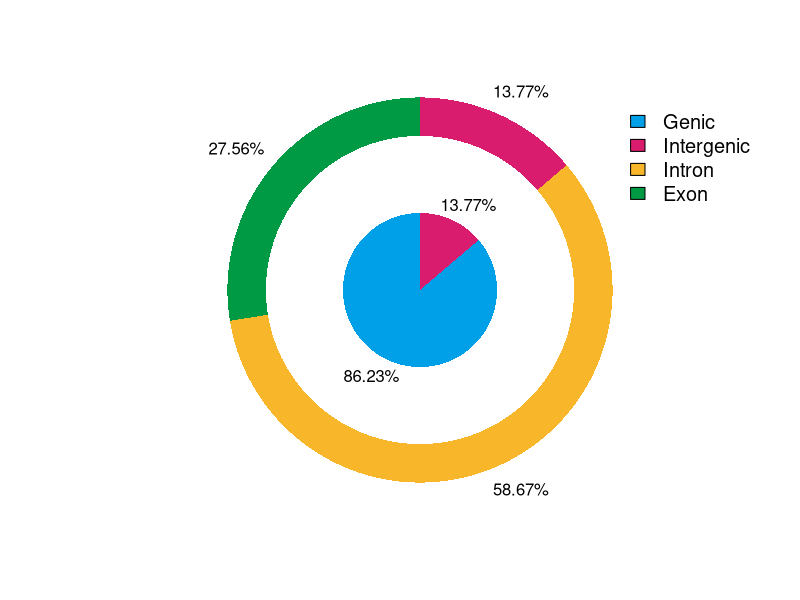
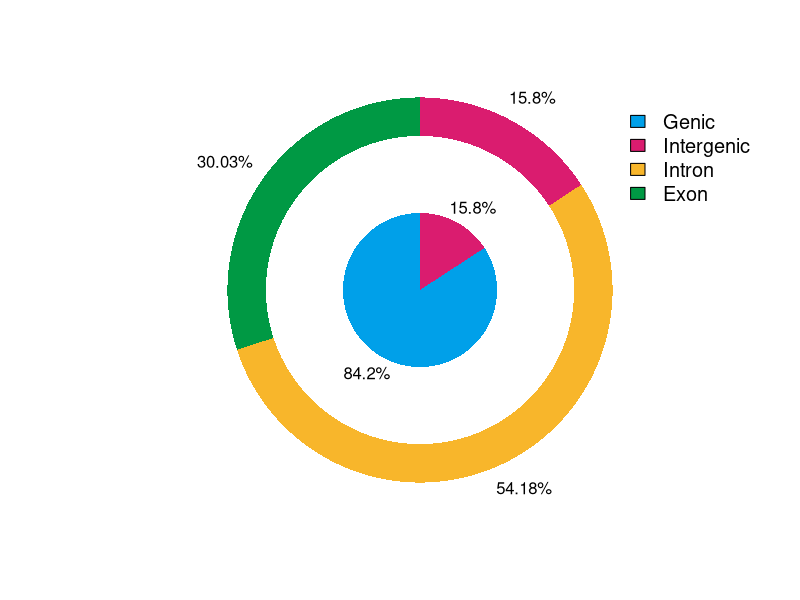
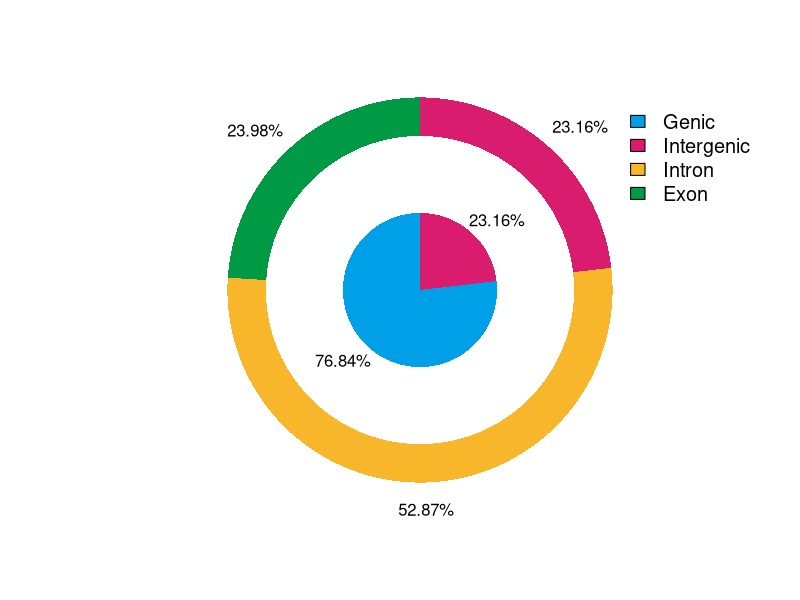
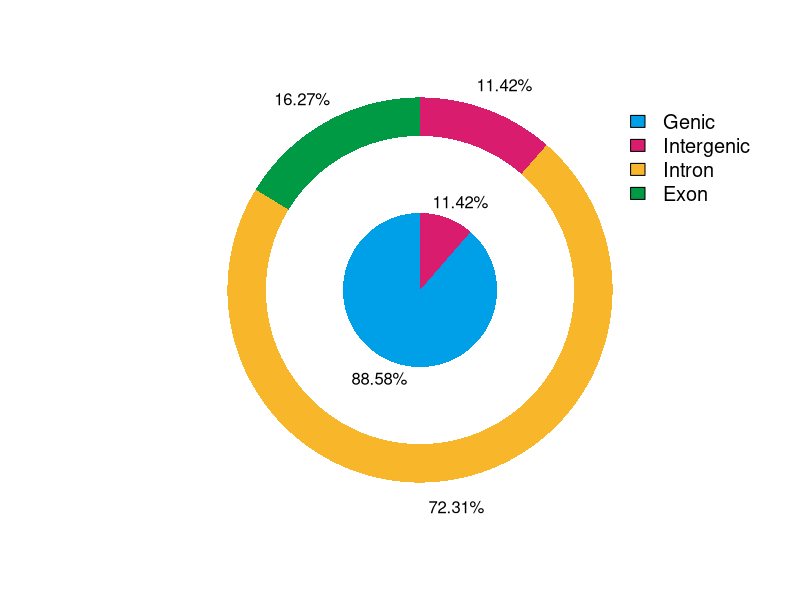
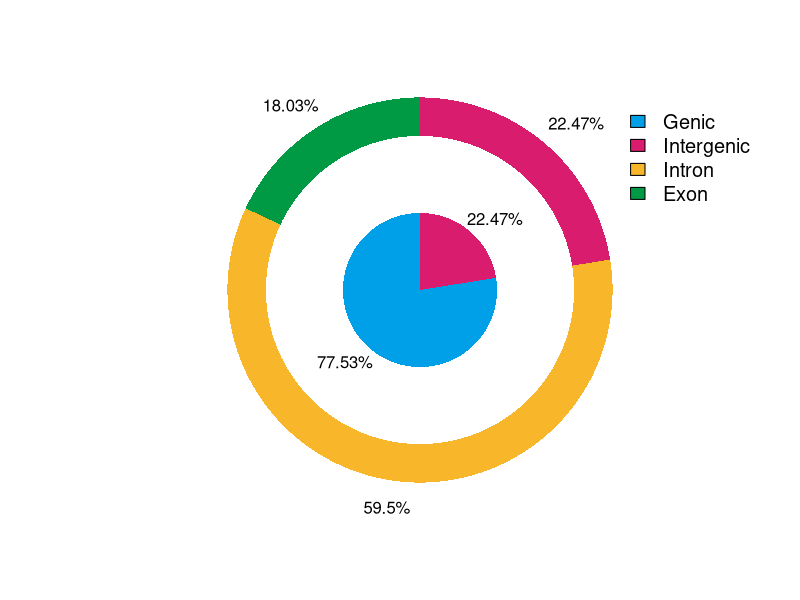
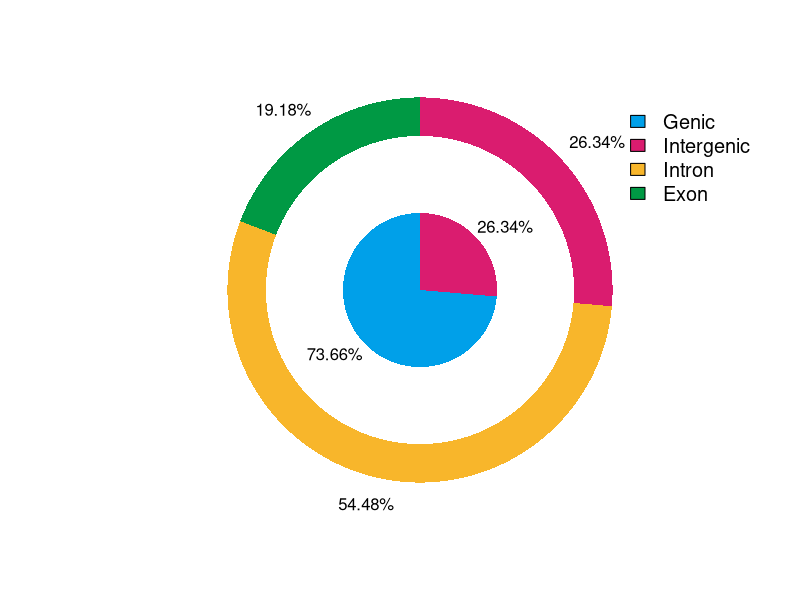
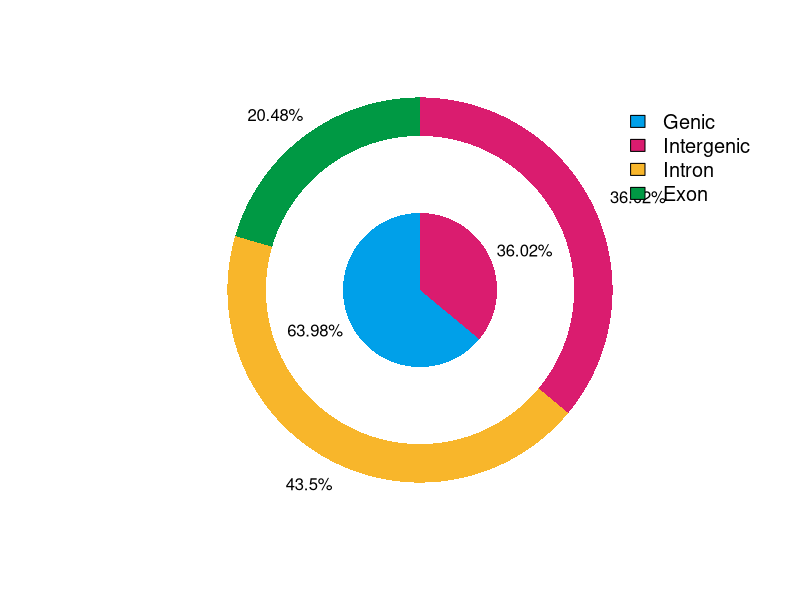
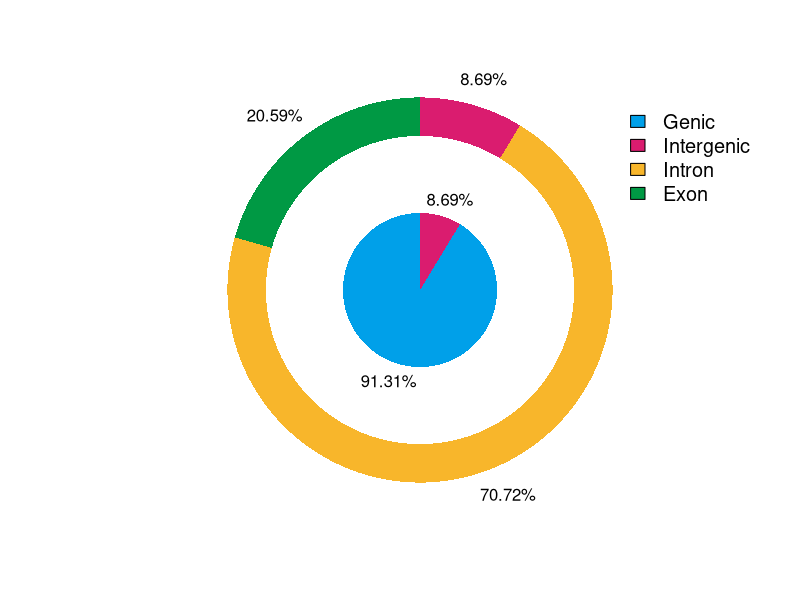

Reproduce these figures in R, in order.
setwd("E:\\zhangyan\\figure1")
library(plotrix)
pieplot <- function(r=0.2,total=4305181,Exon=1186517,Intron=2525812) {
    Genic <- Exon+Intron
    Intergenic <- total-Genic
    cols <- c(NO='white',Genic='#00a0e9',Intergenic='#da1c6f',Intron='#f8b62b',Exon='#009944')
    pie(1, radius=r, init.angle=90, col="white", border=NA, labels='')
    
    nn = floating.pie(0,0, c(Exon,Intron,Intergenic),radius=5*r,startpos=pi/2,col=cols[c("Exon", "Intron",'Intergenic')],border=NA)
    id = paste(c(round(Exon/total*100,2),round(Intron/total*100,2),round(Intergenic/total*100,2)),"%",sep="")
    pie.labels(0,0,nn,id,radius=4*r+0.005,minangle=0.2,explode=c(0.3,0.3,0.3),border=NA)

    floating.pie(0,0, c(Intron),radius=4*r,startpos=pi/2,col=cols[c("NO")],border=NA)
    floating.pie(0,0, c(Intron),radius=3*r,startpos=pi/2,col=cols[c("NO")],border=NA)
    
    nn = floating.pie(0, 0, c(Genic, Intergenic),radius=2*r,startpos=pi/2,col=cols[c("Genic", "Intergenic")],border=NA)
    id = paste(c(round(Genic/total*100,2),round(Intergenic/total*100,2)),"%",sep="")
    pie.labels(0,0,nn,id,radius=2*r+0.005,minangle=0.2,explode=c(0.05,0.05),border=NA)
    legend(5*r, 5*r, legend=sub("_", " ", names(cols)[-1]),fill=cols[-1], bty="n", cex=1.2)
}
#pieplot()
pdf("allrich-06.RNA.pdf",width=10)
pieplot(total=4305181,Exon=1186517,Intron=2525812)
dev.off()
pdf("allrich-23.RNA.pdf",width=10)
pieplot(total=36867156,Exon=11070866,Intron=19973065)
dev.off()
pdf("allrich-32.RNA.pdf",width=10)
pieplot(total=11703287,Exon=2806074,Intron=6187252)
dev.off()
pdf("allrich-10.RNA.pdf",width=10)
pieplot(total=38996549,Exon=6344343,Intron=28198451)
dev.off()

pdf("allrich-04.RNA.pdf",width=10)
pieplot(total=14177459,Exon=2555914,Intron=8435279)
dev.off()
pdf("allrich-22.RNA.pdf",width=10)
pieplot(total=21898879,Exon=4200719,Intron=11929824)
dev.off()
pdf("allrich-37.RNA.pdf",width=10)
pieplot(total=6238243,Exon=1277551,Intron=2713619)
dev.off()
pdf("allrich-29.RNA.pdf",width=10)
pieplot(total=60270553,Exon=12410757,Intron=42623352)
dev.off()
